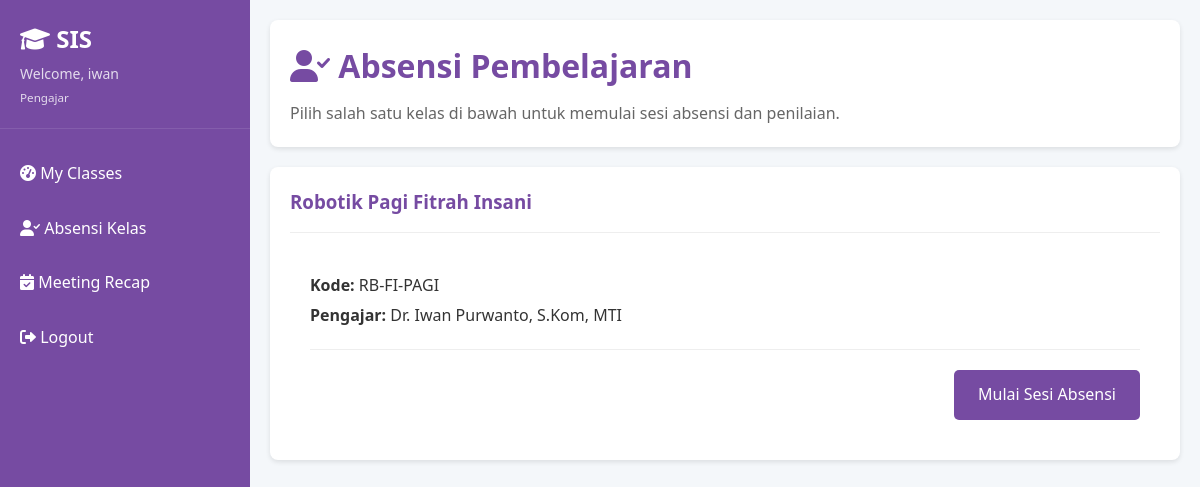
/teacher/pilih-kelas-absensi (signed in), run on the app's committed database.
### tables this page shows
CREATE TABLE User (
            id INTEGER PRIMARY KEY AUTOINCREMENT,
            username TEXT UNIQUE NOT NULL,
            password TEXT NOT NULL,
            role TEXT NOT NULL CHECK (role IN ('admin', 'pengajar', 'siswa'))
        );

CREATE TABLE Kelas (
            id INTEGER PRIMARY KEY AUTOINCREMENT,
            kode_kelas TEXT NOT NULL UNIQUE,
            nama_kelas TEXT NOT NULL,
            program_id INTEGER,
            sekolah_id INTEGER,
            pengajar_id INTEGER,
            waktu_mulai TEXT NOT NULL,
            waktu_akhir TEXT NOT NULL,
            hari TEXT NOT NULL,
            tanggal_mulai TEXT NOT NULL,
            FOREIGN KEY (program_id) REFERENCES Program(id),
            FOREIGN KEY (sekolah_id) REFERENCES Sekolah(id),
            FOREIGN KEY (pengajar_id) REFERENCES Pengajar(id)
        );

CREATE TABLE Pengajar (
            id INTEGER PRIMARY KEY AUTOINCREMENT,
            kode_pengajar TEXT UNIQUE NOT NULL,
            nama_pengajar TEXT NOT NULL,
            program TEXT NOT NULL,
            user_id INTEGER,
            FOREIGN KEY (user_id) REFERENCES User(id)
        );

### app.py (the view)
@app.route('/teacher/pilih-kelas-absensi')
@role_required('pengajar')
def pilih_kelas_absensi():
    db = get_db()
    teacher = db.execute('SELECT id FROM Pengajar WHERE user_id = ?', (session['user_id'],)).fetchone()
    kelas_list = db.execute('''
        SELECT k.id, k.kode_kelas, k.nama_kelas, p.nama_pengajar
        FROM Kelas k
        JOIN Pengajar p ON k.pengajar_id = p.id
        WHERE k.pengajar_id = ?
        ORDER BY k.nama_kelas
    ''', (teacher['id'],)).fetchall()
    return render_template('pilih_kelas_absensi.html', kelas_list=kelas_list)

### app.py (called while the page is built)
def get_db():
    if 'db' not in g:
        g.db = sqlite3.connect(DATABASE, detect_types=sqlite3.PARSE_DECLTYPES)
        g.db.row_factory = sqlite3.Row
    return g.db

def role_required(role):
    def decorator(f):
        @wraps(f)
        def decorated_function(*args, **kwargs):
            if 'user_id' not in session:
                return redirect(url_for('login'))
            db = get_db()
            user = db.execute('SELECT role FROM User WHERE id = ?', (session['user_id'],)).fetchone()
            if not user or user['role'] != role:
                flash('Akses ditolak. Anda tidak memiliki izin.', 'error')
                return redirect(url_for('login'))
            return f(*args, **kwargs)
        return decorated_function
    return decorator

### templates/pilih_kelas_absensi.html (shortened to what this page needs)
{% extends "layout.html" %}
{% block content %}
    <div class="content-header">
        <h1><i class="fas fa-user-check"></i> Absensi Pembelajaran</h1>
        <p>Pilih salah satu kelas di bawah untuk memulai sesi absensi dan penilaian.</p>
    </div>
    <div class="card-grid">
        {% for kelas in kelas_list %}
        <div class="card">
            <div class="card-header">
                <h3>{{ kelas.nama_kelas }}</h3>
            </div>
            <div style="padding: 20px;">
                <p style="margin-bottom: 5px;"><strong>Kode:</strong> {{ kelas.kode_kelas }}</p>
                <p><strong>Pengajar:</strong> {{ kelas.nama_pengajar }}</p>
                <div class="form-actions" style="margin-top: 20px; padding-top: 20px; border-top: 1px solid #eee;">
                    <a href="{{ url_for('absensi_kelas', kelas_id=kelas.id) }}" class="btn btn-primary">Mulai Sesi Absensi</a>
                </div>
            </div>
        </div>
        {% else %}
        <div class="card" style="grid-column: 1 / -1;">
            <div class="text-center" style="padding: 40px;">
                <p>Anda belum ditugaskan untuk mengajar di kelas manapun.</p>
            </div>
        </div>
        {% endfor %}
    </div>
{% endblock %}

### templates/layout.html (shortened to what this page needs)
<!DOCTYPE html>
<html lang="en">
<head>
    <link rel="stylesheet" href="{{ url_for('static', filename='style.css') }}">
    <link href="https://cdnjs.cloudflare.com/ajax/libs/font-awesome/6.0.0/css/all.min.css" rel="stylesheet">
</head>
<body>
    <div class="dashboard">
        <div class="sidebar">
            <div class="sidebar-header">
                <h3><i class="fas fa-graduation-cap"></i> SIS</h3>
                <div class="user-info">
                    Welcome, {{ session.username }}<br>
                    <small>{{ session.role.title() }}</small>
                </div>
            </div>
            <ul class="sidebar-nav">
                {% if session.role == 'admin' %}
                    <li><a href="{{ url_for('admin_dashboard') }}"><i class="fas fa-tachometer-alt"></i> Dashboard</a></li>
                    <li><a href="{{ url_for('admin_manage_data', tipe='sekolah') }}"><i class="fas fa-school"></i> Data Sekolah</a></li>
                    <li><a href="{{ url_for('admin_manage_data', tipe='pengajar') }}"><i class="fas fa-chalkboard-teacher"></i> Data Pengajar</a></li>
                    <li><a href="{{ url_for('admin_manage_data', tipe='siswa') }}"><i class="fas fa-users"></i> Data Siswa</a></li>
                    <li><a href="{{ url_for('admin_manage_data', tipe='program') }}"><i class="fas fa-book"></i> Data Program</a></li>
                    <li style="padding: 10px 20px; color: rgba(255,255,255,0.5); font-size: 14px; margin-top: 10px; border-top: 1px solid rgba(255,255,255,0.1);">
                        INPUT DATA BARU
                    </li>
                    <li><a href="{{ url_for('input_sekolah') }}"><i class="fas fa-plus-circle"></i> Input Sekolah</a></li>
                    <li><a href="{{ url_for('input_pengajar') }}"><i class="fas fa-plus-circle"></i> Input Pengajar</a></li>
                    <li><a href="{{ url_for('input_siswa') }}"><i class="fas fa-plus-circle"></i> Input Siswa</a></li>
                    <li><a href="{{ url_for('input_materi') }}"><i class="fas fa-plus-circle"></i> Input Materi</a></li>
                    <li><a href="{{ url_for('admin_jadwal_pengajar') }}"><i class="fas fa-calendar-alt"></i> Input Jadwal Pengajar</a></li>
                    <li><a href="{{ url_for('admin_kelola_sesi') }}"><i class="fas fa-users-cog"></i> Kelola Sesi & Absensi</a></li>
                    <li><a href="{{ url_for('pengelompokan_kelas') }}"><i class="fas fa-users-cog"></i> Buat & Kelompokkan Kelas</a></li>
                    <li style="padding: 10px 20px; color: rgba(255,255,255,0.5); font-size: 14px; margin-top: 10px; border-top: 1px solid rgba(255,255,255,0.1);">
                        LAPORAN
                    </li>
                    <li><a href="{{ url_for('admin_teacher_meetings') }}"><i class="fas fa-chart-bar"></i> Laporan Absen Pengajar</a></li>
                    <li><a href="{{ url_for('admin_laporan_gaji') }}"><i class="fas fa-file-invoice-dollar"></i> Laporan & Gaji</a></li>
                {% elif session.role == 'pengajar' %}
                    <li><a href="{{ url_for('teacher_dashboard') }}"><i class="fas fa-tachometer-alt"></i> My Classes</a></li>
                    <li><a href="{{ url_for('pilih_kelas_absensi') }}"><i class="fas fa-user-check"></i> Absensi Kelas</a></li>
                    <li><a href="{{ url_for('teacher_meeting_recap') }}"><i class="fas fa-calendar-check"></i> Meeting Recap</a></li>
                {% elif session.role == 'siswa' %}
                    <li><a href="{{ url_for('student_portfolio') }}"><i class="fas fa-chart-line"></i> My Portfolio</a></li>
                {% endif %}
                <li><a href="{{ url_for('logout') }}"><i class="fas fa-sign-out-alt"></i> Logout</a></li>
            </ul>
        </div>
        <div class="main-content">
            {% block content %}{% endblock %}
        </div>
    </div>
</body>
</html>

### static/style.css (style rules this page uses)
* { margin: 0; padding: 0; box-sizing: border-box; }
body { font-family: 'Segoe UI', Tahoma, Geneva, Verdana, sans-serif; background-color: #f4f7fa; color: #333; line-height: 1.6; }
.btn { display: inline-block; padding: 12px 24px; border: none; border-radius: 5px; cursor: pointer; text-decoration: none; text-align: center; font-size: 16px; font-weight: 500; transition: all 0.3s ease; }
.btn-primary { background-color: #764ba2; color: white; }
.dashboard { display: flex; min-height: 100vh; }
.sidebar { width: 250px; background: linear-gradient(135deg, #764ba2 0%, #764ba2 100%); color: white; padding: 20px 0; position: fixed; height: 100vh; overflow-y: auto; }
.sidebar-header { padding: 0 20px 20px; border-bottom: 1px solid rgba(255, 255, 255, 0.1); margin-bottom: 20px; }
.sidebar-header h3 { font-size: 24px; margin-bottom: 5px; }
.sidebar-header .user-info { font-size: 14px; opacity: 0.8; }
.sidebar-nav { list-style: none; }
.sidebar-nav li { margin-bottom: 5px; }
.sidebar-nav a { display: block; padding: 12px 20px; color: white; text-decoration: none; transition: background-color 0.3s ease; }
.main-content { flex: 1; margin-left: 250px; padding: 20px; }
.content-header { background: white; padding: 20px; border-radius: 8px; margin-bottom: 20px; box-shadow: 0 2px 5px rgba(0, 0, 0, 0.1); }
.content-header h1 { color: #764ba2; margin-bottom: 10px; }
.content-header p { color: #666; margin: 0; }
.card { background: white; border-radius: 8px; padding: 20px; margin-bottom: 20px; box-shadow: 0 2px 5px rgba(0, 0, 0, 0.1); }
.card-header { border-bottom: 1px solid #eee; padding-bottom: 15px; margin-bottom: 20px; }
.card-header h3 { color: #764ba2; margin: 0; }
.card-grid { display: grid; grid-template-columns: repeat(auto-fit, minmax(300px, 1fr)); gap: 20px; }
.form-actions { display: flex; gap: 10px; justify-content: flex-end; margin-top: 20px; padding-top: 20px; border-top: 1px solid #eee; }

### data on the page
User: username "iwan", role "Pengajar"
Kelas: nama_kelas "Robotik Pagi Fitrah Insani", kode_kelas "RB-FI-PAGI", nama_pengajar "Dr. Iwan Purwanto, S.Kom, MTI"
